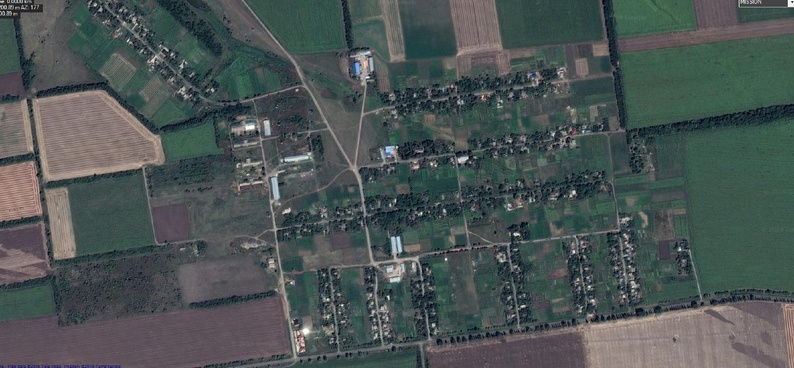
//> input picture startProject/sample4.jpg, 794 x 368 px, shrunk from 1280 x 594 before the run
$ ./main   (built with g++ and OpenCV 4)
//> lines starting //> are read from the running program, lines starting //| are printed output that depends on the picture
#include <iostream>
#include "opencv2/imgproc.hpp"
#include "opencv2/imgcodecs.hpp"
#include <opencv2/core/core.hpp>
#include <opencv2/xfeatures2d/cuda.hpp>
#include <opencv2/highgui/highgui.hpp>
#include <opencv2/xfeatures2d.hpp>

using namespace cv::xfeatures2d;
using namespace std;
using namespace cv;

int main()
{
  // get images
    Mat image1 = imread("/home/eugen/Desktop/pictures/sample4.jpg");
//> image1 is the input picture: 368 rows x 794 cols, CV_8UC3; mean B, G, R 83.8, 84.9, 75.5
    Mat image2 = imread("/home/eugen/Desktop/pictures/sample2.jpg");
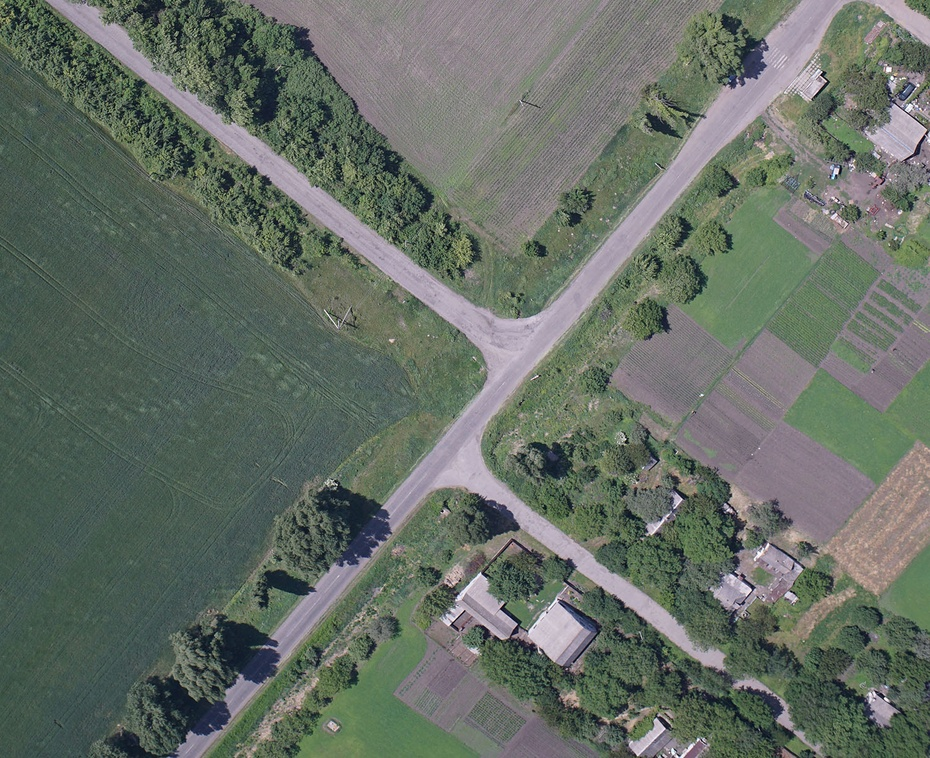
//> input picture startProject/sample2.jpg, 930 x 758 px, shrunk from 1500 x 1223 before the run
//> image2 is the input picture: 758 rows x 930 cols, CV_8UC3; mean B, G, R 101.2, 110.3, 101.5
    if(image1.empty() || image2.empty())
    {
        cout << "Can't open file\n";
        cin.get();
        return -1;
    }
    //Ptr<SiftFeatureDetector> detector = SIFT::create();
    vector<KeyPoint> keypoints1, keypoints2;
    // [5 lines of commented-out code are left out]
    Ptr<FeatureDetector> detector = ORB::create(100, 1.2f, 8, 30, 0, 2, ORB::HARRIS_SCORE, 31, 20);
    // [5 lines of commented-out code are left out]
    detector->detect(image1, keypoints1);
//> keypoints1 = 100 keypoints; strongest (x, y, size): (514, 234, 31), (517, 234, 37.2), (574, 191, 31), (467, 157, 31)
    detector->detect(image2, keypoints2);
//> keypoints2 = 100 keypoints; strongest (x, y, size): (821, 74, 31), (825, 81, 31), (750, 589, 31), (882, 697, 31)

    //-- Step 2: Calculate descriptors (feature vectors)
    Mat descriptors_1, descriptors_2;
    //SiftDescriptorExtractor extr;
    Ptr<SiftDescriptorExtractor> extr = SIFT::create(100, 3, 0.04, 10, 1.6);
    //Ptr<SIFT> extr = SIFT::create();
    extr->compute(image1, keypoints1, descriptors_1);
    extr->compute(image2, keypoints2, descriptors_2);

    //-- Step 3: Matching descriptor vectors using BFMatcher :
    //BFMatcher matcher;
    BFMatcher  matcher;
    //FlannBasedMatcher matcher;
    vector< DMatch > matches;
    matcher.match(descriptors_1, descriptors_2, matches);
//> matches = 100 matches
    double max_dist = 0; double min_dist = 100;
    double dist;
    for (int i = 0; i < descriptors_1.rows; i++)
    {
        dist = matches[i].distance;
        if (dist < min_dist)
            min_dist = dist;
        if (dist > max_dist)
            max_dist = dist;
    }
//> this loop made 100 passes
//> (dist, max_dist) on passes 1, 4, 14, 33, 36, 43, 45, 49, 51, 59, 69, 70: (215.8, 215.8), (248.1, 248.1), (255.1, 255.1), (255.6, 255.6), (267.4, 267.4), (273.9, 273.9), (275.4, 275.4), (277.2, 277.2), (361.7, 361.7), (368.9, 368.9), (395.6, 395.6), (411, 411)
//> dist on passes 2, 3, 5, 6, 7, 8: 205.9, 156.3, 228.2, 209.8, 207.3, 225.8
//> after the loop, min_dist = 100; max_dist = 533.4

  vector<DMatch> good_matches;

  for( int i = 0; i < descriptors_1.rows; i++ )
  {
    if( matches[i].distance < max(1.56*min_dist, 0.02))
    {
      good_matches.push_back( matches[i]);
    }
  }
//> after the loop, good_matches = 0 matches
  // [44 lines of commented-out code are left out]
  namedWindow("", WINDOW_AUTOSIZE);
Mat img_matches1, img_matches2;
Scalar matchColor(0, 255, 255);
Scalar singlePointcolor(255, 255, 0);
drawMatches(image1, keypoints1, image2, keypoints2, good_matches, img_matches1, matchColor, singlePointcolor, vector<char>(), DrawMatchesFlags::NOT_DRAW_SINGLE_POINTS);
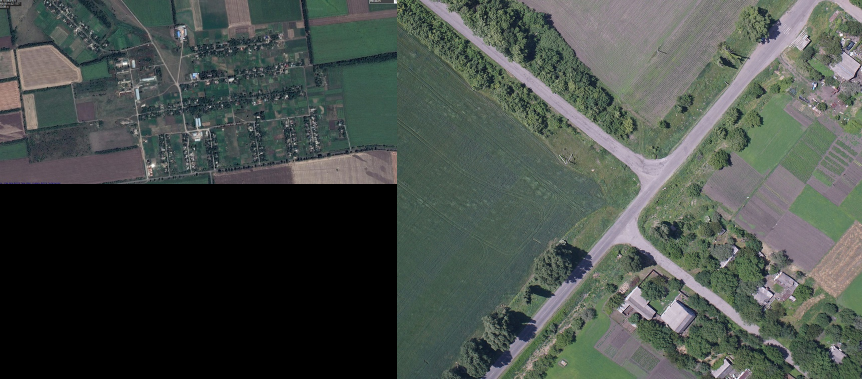
//> img_matches1: 758 rows x 1724 cols, CV_8UC3 (shown at 1/2 size); mean B, G, R 73.4, 78.5, 71.6
//drawMatches(image1, keypoints1, image2, keypoints2, good_matches, img_matches2);
imshow("test", img_matches1);
 waitKey(0);
    return 0;
}
  // [84 lines of commented-out code are left out]
